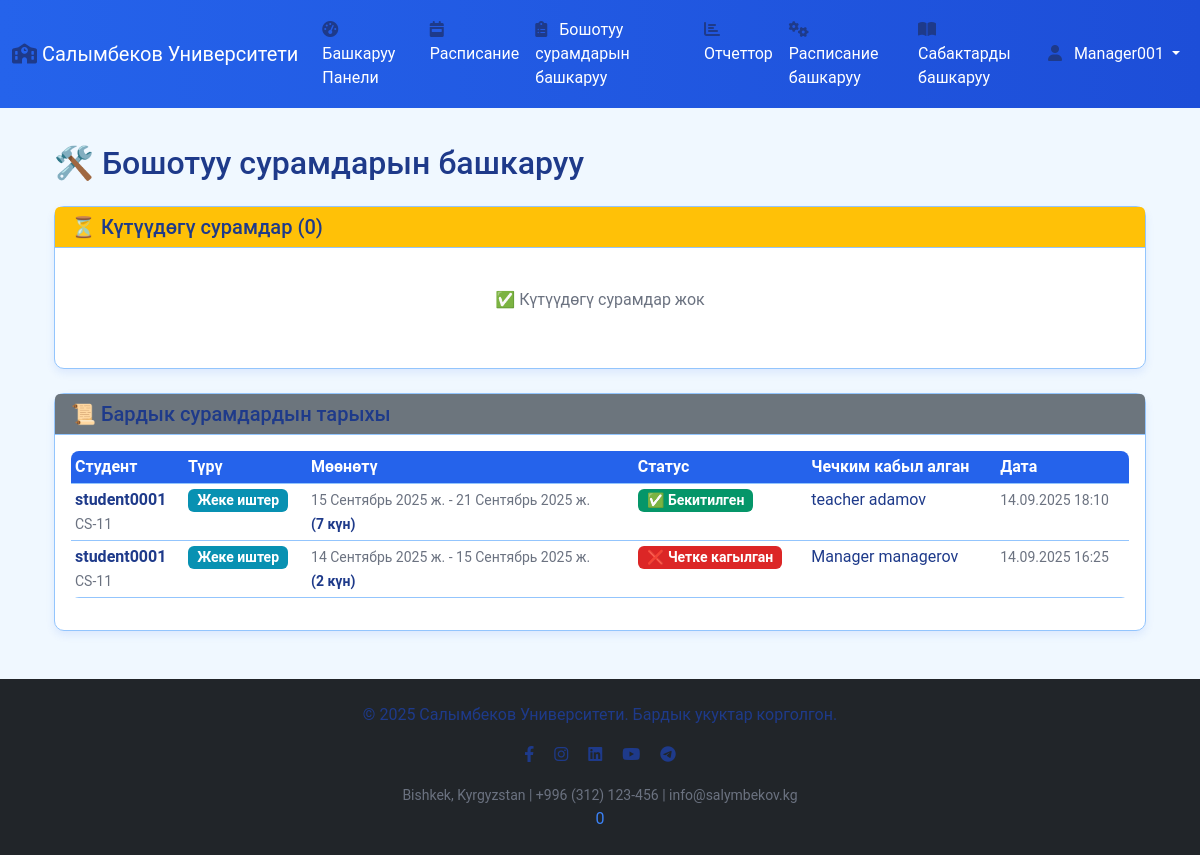
The app's page /ky/leave/manage/ (signed in), older data.
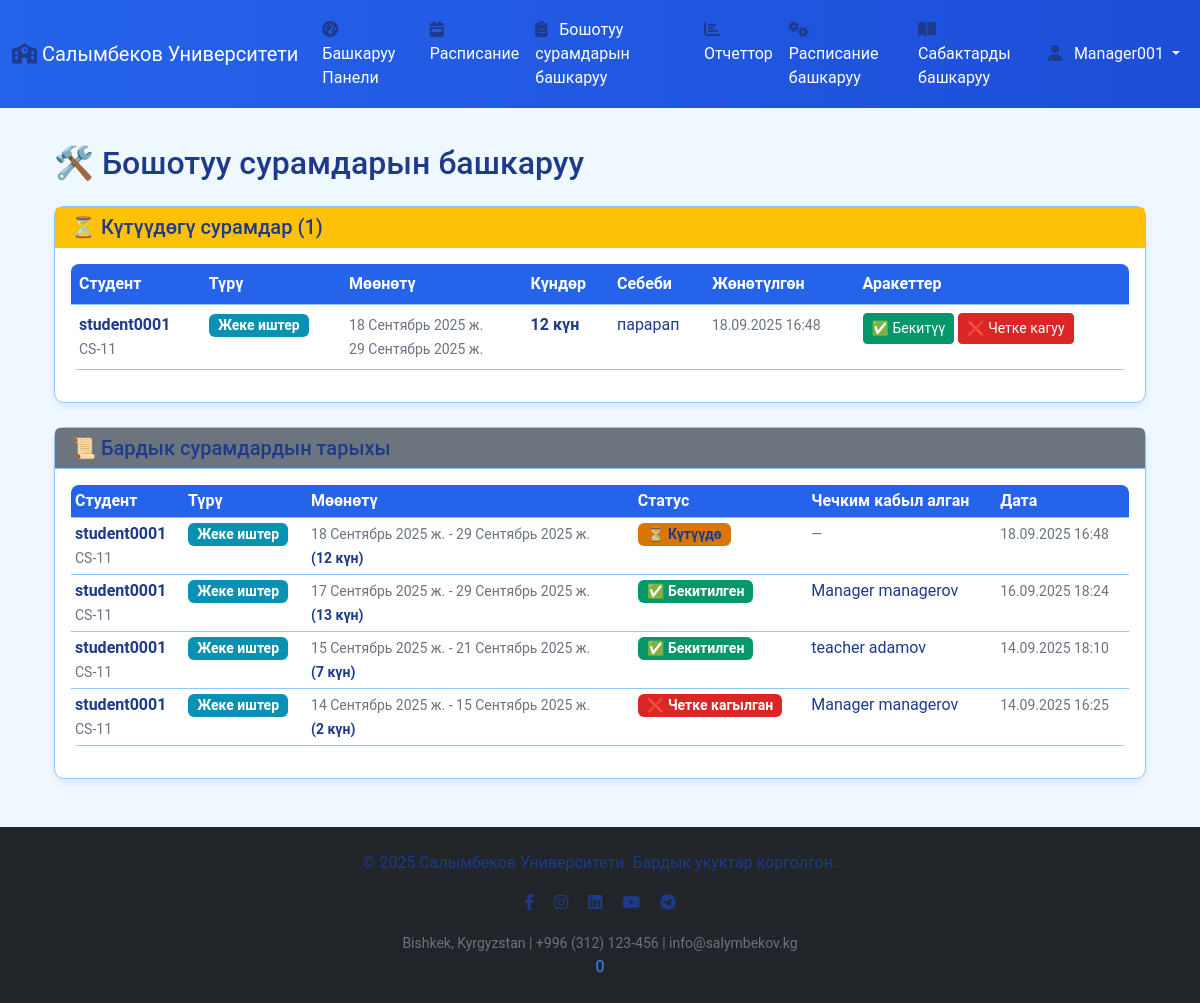
The same page, newer data.
### core/models.py (models this page shows, shortened)
class LeaveRequest(models.Model):
    STATUS_CHOICES = [
        ('PENDING', 'Күтүүдө'),
        ('APPROVED', 'Бекитилген'),
        ('REJECTED', 'Четке кагылган'),
    ]
    LEAVE_TYPE_CHOICES = [
        ('SICK', 'Ооруу'),
        ('PERSONAL', 'Жеке иштер'),
        ('FAMILY', 'Үй-бүлөлүк иштер'),
        ('EMERGENCY', 'Тез кырдаал'),
        ('OTHER', 'Башка себептер'),
    ]
    student = models.ForeignKey(Student, on_delete=models.CASCADE, related_name='leave_requests')
    leave_type = models.CharField(max_length=20, choices=LEAVE_TYPE_CHOICES, default='SICK')
    start_date = models.DateField(verbose_name='Башталуу күнү')
    end_date = models.DateField(verbose_name='Аяктоо күнү')
    reason = models.TextField(verbose_name='Себеби')
    status = models.CharField(max_length=20, choices=STATUS_CHOICES, default='PENDING')
    approved_by = models.ForeignKey(User, on_delete=models.SET_NULL, null=True, blank=True, related_name='approved_leaves')
    created_at = models.DateTimeField(auto_now_add=True)
    updated_at = models.DateTimeField(auto_now=True)
    class Meta:
        verbose_name = 'Бошотуу сурамы'
        verbose_name_plural = 'Бошотуу сурамдары'
    @property
    def duration(self):
        return (self.end_date - self.start_date).days + 1

class Student(models.Model):
    name = models.CharField(max_length=100)
    user = models.OneToOneField(User, on_delete=models.CASCADE, null=True, blank=True)
    course = models.ForeignKey('Course', on_delete=models.SET_NULL, null=True)
    group = models.ForeignKey('Group', on_delete=models.SET_NULL, null=True)
    parents = models.ManyToManyField(UserProfile, blank=True, related_name='parent_profiles')

class Group(models.Model):
    name = models.CharField(max_length=100)
    course = models.ForeignKey(Course, on_delete=models.CASCADE, default=1)
    capacity = models.IntegerField(default=25)  # Группадагы студенттердин саны
    class Meta:
        ordering = ['course__year', 'name']

### core/views.py (the view)
# urls.py: path('leave/manage/', views.manage_leave_requests, name='manage_leave_requests'),
@login_required
@user_passes_test(lambda u: u.userprofile.role in ['ADMIN', 'MANAGER', 'TEACHER'])
def manage_leave_requests(request):
    pending_requests = LeaveRequest.objects.filter(status='PENDING').order_by('-created_at')
    all_requests = LeaveRequest.objects.all().order_by('-created_at')
    context = {
        'pending_requests': pending_requests,
        'all_requests': all_requests,
    }
    return render(request, 'leave/manage_requests.html', context)

### attendance_system/context_processors.py (called while the page is built)
def site_config(request):
    try:
        return {
            'SITE_NAME': getattr(settings, 'SITE_NAME', 'Salymbekov University'),
            'UNIVERSITY_INFO': getattr(settings, 'UNIVERSITY_INFO', {}),
            'SYSTEM_CONFIG': getattr(settings, 'SYSTEM_CONFIG', {}),
            'LANGUAGE_CONFIG': getattr(settings, 'LANGUAGE_CONFIG', {}),
            'THEME_CONFIG': getattr(settings, 'THEME_CONFIG', {}),
            'ACADEMIC_CONFIG': getattr(settings, 'ACADEMIC_CONFIG', {}),
            'SOCIAL_MEDIA': getattr(settings, 'SOCIAL_MEDIA', {}),
            'FOOTER_CONFIG': getattr(settings, 'FOOTER_CONFIG', {}),
        }
    except Exception as e:
        return {
            'SITE_NAME': 'Salymbekov University',
            'UNIVERSITY_INFO': {'name': 'Salymbekov University'},
            'SYSTEM_CONFIG': {'version': '1.0.0'},
        }

### templates/leave/manage_requests.html (shortened to what the changed rows need)
{% extends 'base.html' %}
{% block content %}
<div class="container mt-5">
    <h2 class="mb-4">🛠️ Бошотуу сурамдарын башкаруу</h2>
    <div class="card mb-4">
        <div class="card-header bg-warning text-dark">
            <h5 class="mb-0">⏳ Күтүүдөгү сурамдар ({{ pending_requests|length }})</h5>
        </div>
        <div class="card-body">
            {% if pending_requests %}
            <div class="table-responsive">
                <table class="table table-hover">
                    <thead>
                        <tr>
                            <th>Студент</th>
                            <th>Түрү</th>
                            <th>Мөөнөтү</th>
                            <th>Күндөр</th>
                            <th>Себеби</th>
                            <th>Жөнөтүлгөн</th>
                            <th>Аракеттер</th>
                        </tr>
                    </thead>
                    <tbody>
                        {% for request in pending_requests %}
                        <tr>
                            <td>
                                <strong>{{ request.student.name }}</strong><br>
                                <small class="text-muted">{{ request.student.group.name }}</small>
                            </td>
                            <td>
                                <span class="badge bg-info">
                                    {{ request.get_leave_type_display }}
                                </span>
                            </td>
                            <td>
                                <small>
                                    {{ request.start_date }}<br>
                                    {{ request.end_date }}
                                </small>
                            </td>
                            <td>
                                <strong>{{ request.duration }} күн</strong>
                            </td>
                            <td>
                                <div style="max-width: 200px;">
                                    {{ request.reason|truncatewords:15 }}
                                </div>
                            </td>
                            <td>
                                <small class="text-muted">
                                    {{ request.created_at|date:"d.m.Y H:i" }}
                                </small>
                            </td>
                            <td>
                                <form method="POST" action="{% url 'approve_leave_request' request.id %}" class="d-inline">
                                    <button type="submit" name="action" value="approve"
                                            class="btn btn-success btn-sm"
                                            onclick="return confirm('Бул сурамды бекитесизби?')">
                                        ✅ Бекитүү
                                    </button>
                                    <button type="submit" name="action" value="reject"
                                            class="btn btn-danger btn-sm"
                                            onclick="return confirm('Бул сурамды четке кагасызбы?')">
                                        ❌ Четке кагуу
                                    </button>
                                </form>
                            </td>
                        </tr>
                        {% endfor %}
                    </tbody>
                </table>
            </div>
            {% else %}
            <div class="text-center py-4">
                <p class="text-muted">✅ Күтүүдөгү сурамдар жок</p>
            </div>
            {% endif %}
        </div>
    </div>
    <div class="card">
        <div class="card-body">
            {% if all_requests %}
            <div class="table-responsive">
                <table class="table table-hover table-sm">
                    <thead>
                        <tr>
                            <th>Студент</th>
                            <th>Түрү</th>
                            <th>Мөөнөтү</th>
                            <th>Статус</th>
                            <th>Чечким кабыл алган</th>
                            <th>Дата</th>
                        </tr>
                    </thead>
                    <tbody>
                        {% for request in all_requests %}
                        <tr>
                            <td>
                                <strong>{{ request.student.name }}</strong><br>
                                <small class="text-muted">{{ request.student.group.name }}</small>
                            </td>
                            <td>
                                <span class="badge bg-info">
                                    {{ request.get_leave_type_display }}
                                </span>
                            </td>
                            <td>
                                <small>
                                    {{ request.start_date }} - {{ request.end_date }}<br>
                                    <strong>({{ request.duration }} күн)</strong>
                                </small>
                            </td>
                            <td>
                                {% if request.status == 'PENDING' %}
                                    <span class="badge bg-warning text-dark">⏳ Күтүүдө</span>
                                {% elif request.status == 'APPROVED' %}
                                    <span class="badge bg-success">✅ Бекитилген</span>
                                {% else %}
                                    <span class="badge bg-danger">❌ Четке кагылган</span>
                                {% endif %}
                            </td>
                            <td>
                                {% if request.approved_by %}
                                    {{ request.approved_by.get_full_name|default:request.approved_by.username }}
                                {% else %}
                                    <small class="text-muted">—</small>
                                {% endif %}
                            </td>
                            <td>
                                <small class="text-muted">
                                    {{ request.created_at|date:"d.m.Y H:i" }}
                                </small>
                            </td>
                        </tr>
                        {% endfor %}
                    </tbody>
                </table>
            </div>
            {% else %}
            <div class="text-center py-4">
                <p class="text-muted">📋 Азырынча сурамдар жок</p>
            </div>
            {% endif %}
        </div>
    </div>
</div>
{% endblock %}

Row changes from the older to the newer data that the page shows:
added LeaveRequest: student.name "student0001", student.group.name "CS-11", leave_type "Жеке иштер", start_date "18 Сентябрь 2025 ж.", end_date "29 Сентябрь 2025 ж.", duration "12", reason "парарап", created_at "18.09.2025 16:48", status "⏳ Күтүүдө"
added LeaveRequest: student.name "student0001", student.group.name "CS-11", leave_type "Жеке иштер", start_date "17 Сентябрь 2025 ж.", end_date "29 Сентябрь 2025 ж.", duration "13", status "✅ Бекитилген", approved_by.get_full_name "Manager managerov", created_at "16.09.2025 18:24", shown under "📜 Бардык сурамдардын тарыхы"
Text that changed along with them:
{{ pending_requests|length }}: "0" → "1"
text no longer shown: "✅ Күтүүдөгү сурамдар жок"
text now shown: "Студент Түрү Мөөнөтү Күндөр Себеби Жөнөтүлгөн Аракеттер"
